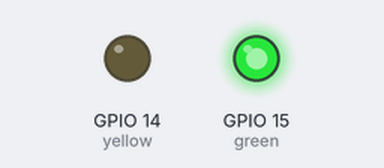
Recording of a program running on a simulated Raspberry Pi (BCM pin numbers). On the bench: output pins drawn as LEDs (lit = HIGH).

Above: at 2.5 s.
At 9.5 s:
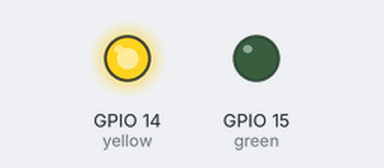
At 13.0 s:
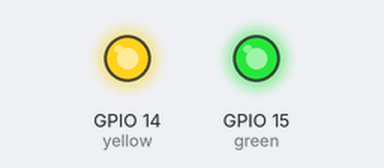
Timing chart, 0 to 18.2 s (numbered marks = the images above):
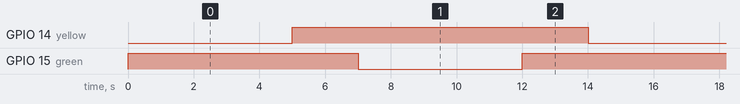

Measured:
- by itself, GPIO 14 (yellow): alternates HIGH for 9.0 s and LOW for 5.0 s
- by itself, GPIO 15 (green): repeats every 14.0 s: LOW 5.0 s, HIGH 9.0 s
- by itself, everything shown: repeats every 14.0 s, in 4 steps

The program:

8_ex4.py
```python
#!/usr/bin/env python3
import RPi.GPIO as GPIO
import time

GPIO.setmode(GPIO.BCM)
GPIO.setup(14, GPIO.OUT)
GPIO.setup(15, GPIO.OUT)

yellow = GPIO.PWM(14, 100)
green = GPIO.PWM(15, 100)

yellow.start(0)
green.start(100)


pause_time = 0.05
try:
    while True:
        time.sleep(5)
        yellow.ChangeDutyCycle(100)
        time.sleep(2)
        green.ChangeDutyCycle(0)
        time.sleep(5)
        green.ChangeDutyCycle(100)
        time.sleep(2)
        yellow.ChangeDutyCycle(0)

except KeyboardInterrupt:
    yellow.stop()
    green.stop()
    GPIO.cleanup()
```
